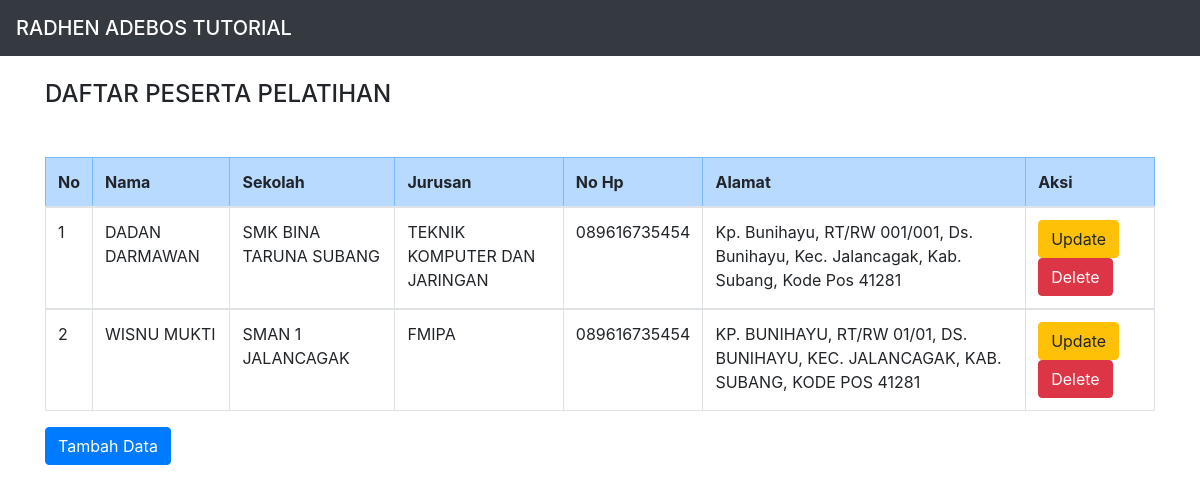
The page / on the database its author committed.
### tables this page shows
CREATE TABLE `peserta` (
  `id_peserta` int(11) NOT NULL,
  `nama` varchar(50) NOT NULL,
  `sekolah` varchar(50) NOT NULL,
  `jurusan` varchar(50) NOT NULL,
  `no_hp` char(13) NOT NULL,
  `alamat` varchar(100) NOT NULL
);

### index.php (the view, shortened to what this page needs)
<!DOCTYPE html>
<html>
<head>
<link rel="stylesheet" href="https://cdn.jsdelivr.net/npm/bootstrap@4.6.1/dist/css/bootstrap.min.css">
</head>
<body>
    <nav class="navbar navbar-dark bg-dark">
            <span class="navbar-brand mb-0 h1">RADHEN ADEBOS TUTORIAL</span>
    </nav>
<div class="container">
    <br>
    <h4>DAFTAR PESERTA PELATIHAN</h4>
     <tr class="table-danger">
            <br>
        <thead>
        <tr>
       <table class="my-3 table table-bordered">
            <tr class="table-primary">
            <th>No</th>
            <th>Nama</th>
            <th>Sekolah</th>
            <th>Jurusan</th>
            <th>No Hp</th>
            <th>Alamat</th>
            <th colspan='2'>Aksi</th>
        </tr>
        </thead>
        <?php
        $sql="select * from peserta order by id_peserta desc";
        $hasil=mysqli_query($kon,$sql);
        $no=0;
        while ($data = mysqli_fetch_array($hasil)) {
            $no++;
            ?>
            <tbody>
            <tr>
                <td><?php echo $no;?></td>
                <td><?php echo $data["nama"]; ?></td>
                <td><?php echo $data["sekolah"];   ?></td>
                <td><?php echo $data["jurusan"];   ?></td>
                <td><?php echo $data["no_hp"];   ?></td>
                <td><?php echo $data["alamat"];   ?></td>
                <td>
                    <a href="update.php?id_peserta=<?php echo htmlspecialchars($data['id_peserta']); ?>" class="btn btn-warning" role="button">Update</a>
                    <a href="<?php echo htmlspecialchars($_SERVER["PHP_SELF"]);?>?id_peserta=<?php echo $data['id_peserta']; ?>" class="btn btn-danger" role="button">Delete</a>
                </td>
            </tr>
            </tbody>
            <?php
        }
        ?>
    <a href="create.php" class="btn btn-primary" role="button">Tambah Data</a>
</div>
</body>
</html>

### rows shown on the page
peserta: nama "DADAN DARMAWAN", sekolah "SMK BINA TARUNA SUBANG", jurusan "TEKNIK KOMPUTER DAN JARINGAN", no_hp "089616735454", alamat "Kp. Bunihayu, RT/RW 001/001, Ds. Bunihayu, Kec. Jalancagak, Kab. Subang, Kode Pos 41281"
peserta: nama "WISNU MUKTI", sekolah "SMAN 1 JALANCAGAK", jurusan "FMIPA", no_hp "089616735454", alamat "KP. BUNIHAYU, RT/RW 01/01, DS. BUNIHAYU, KEC. JALANCAGAK, KAB. SUBANG, KODE POS 41281"
